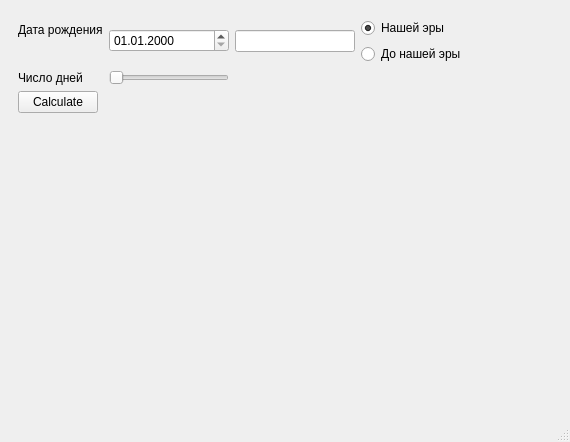
<?xml version="1.0" encoding="UTF-8"?>
<ui version="4.0">
 <class>HomeWindow</class>
 <widget class="QMainWindow" name="HomeWindow">
  <property name="geometry">
   <rect>
    <x>0</x>
    <y>0</y>
    <width>570</width>
    <height>442</height>
   </rect>
  </property>
  <property name="windowTitle">
   <string>HomeWindow</string>
  </property>
  <widget class="QWidget" name="centralwidget">
   <layout class="QVBoxLayout" name="verticalLayout_3" stretch="1,10">
    <item>
     <widget class="QWidget" name="widget_2" native="true">
      <layout class="QVBoxLayout" name="verticalLayout_5" stretch="0">
       <item>
        <layout class="QFormLayout" name="formLayout">
         <item row="0" column="0">
          <widget class="QLabel" name="label">
           <property name="text">
            <string>Дата рождения</string>
           </property>
          </widget>
         </item>
         <item row="1" column="0">
          <widget class="QLabel" name="label_2">
           <property name="text">
            <string>Число дней</string>
           </property>
          </widget>
         </item>
         <item row="1" column="1">
          <layout class="QHBoxLayout" name="horizontalLayout_4">
           <item>
            <widget class="QSlider" name="daysSlider">
             <property name="sizePolicy">
              <sizepolicy hsizetype="Maximum" vsizetype="Fixed">
               <horstretch>0</horstretch>
               <verstretch>0</verstretch>
              </sizepolicy>
             </property>
             <property name="maximumSize">
              <size>
               <width>120</width>
               <height>16777215</height>
              </size>
             </property>
             <property name="minimum">
              <number>7</number>
             </property>
             <property name="maximum">
              <number>60</number>
             </property>
             <property name="orientation">
              <enum>Qt::Horizontal</enum>
             </property>
            </widget>
           </item>
           <item>
            <widget class="QLabel" name="daysLabel">
             <property name="text">
              <string/>
             </property>
            </widget>
           </item>
          </layout>
         </item>
         <item row="2" column="0">
          <widget class="QPushButton" name="calculateButton">
           <property name="text">
            <string>Calculate</string>
           </property>
          </widget>
         </item>
         <item row="0" column="1">
          <layout class="QHBoxLayout" name="horizontalLayout_2">
           <item>
            <widget class="QDateTimeEdit" name="dateEdit">
             <property name="sizePolicy">
              <sizepolicy hsizetype="Maximum" vsizetype="Fixed">
               <horstretch>0</horstretch>
               <verstretch>0</verstretch>
              </sizepolicy>
             </property>
             <property name="maximumSize">
              <size>
               <width>120</width>
               <height>16777215</height>
              </size>
             </property>
             <property name="displayFormat">
              <string>dd.MM.yyyy</string>
             </property>
            </widget>
           </item>
           <item>
            <widget class="QLineEdit" name="dateLineEdit">
             <property name="sizePolicy">
              <sizepolicy hsizetype="Maximum" vsizetype="Fixed">
               <horstretch>0</horstretch>
               <verstretch>0</verstretch>
              </sizepolicy>
             </property>
             <property name="maximumSize">
              <size>
               <width>120</width>
               <height>16777215</height>
              </size>
             </property>
            </widget>
           </item>
           <item>
            <layout class="QVBoxLayout" name="verticalLayout_7">
             <item>
              <widget class="QRadioButton" name="adRadioButton">
               <property name="text">
                <string>Нашей эры</string>
               </property>
               <property name="checked">
                <bool>true</bool>
               </property>
              </widget>
             </item>
             <item>
              <widget class="QRadioButton" name="bcRadioButton">
               <property name="text">
                <string>До нашей эры</string>
               </property>
              </widget>
             </item>
            </layout>
           </item>
          </layout>
         </item>
        </layout>
       </item>
      </layout>
     </widget>
    </item>
    <item>
     <widget class="QWidget" name="widget" native="true">
      <layout class="QVBoxLayout" name="verticalLayout_4" stretch="0">
       <item>
        <layout class="QVBoxLayout" name="verticalLayout" stretch=""/>
       </item>
      </layout>
     </widget>
    </item>
   </layout>
  </widget>
  <widget class="QMenuBar" name="menubar">
   <property name="geometry">
    <rect>
     <x>0</x>
     <y>0</y>
     <width>570</width>
     <height>21</height>
    </rect>
   </property>
  </widget>
  <widget class="QStatusBar" name="statusbar"/>
 </widget>
 <resources/>
 <connections/>
</ui>
